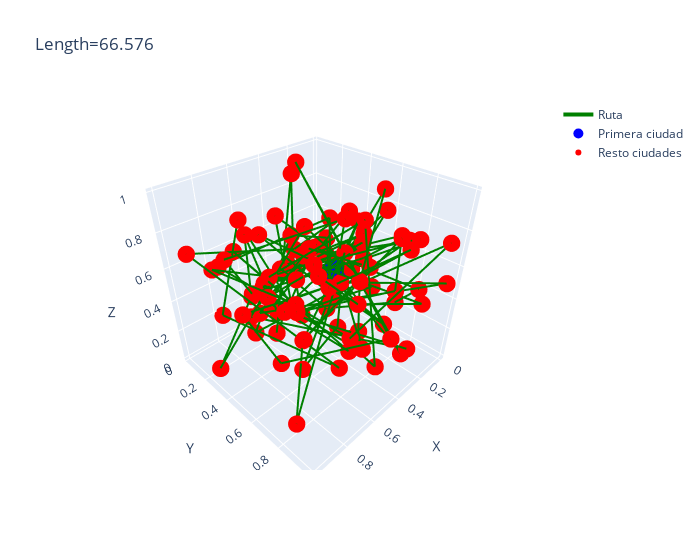

Notebook cell for this chart:
### Markdown cell above
## **Visual test**

### Code cell
def draw(solution: list[list]):
    bucle = solution + [solution[0]]  # Crear el bucle que cierra la ruta
    c = np.array(bucle)
    x = c[:, 0]
    y = c[:, 1]
    z = c[:, 2]

    dist = globaldist(bucle)
    title = 'Length=%5.3f' % dist

    fig = go.Figure()
    fig.add_trace(go.Scatter3d(x=x, y=y, z=z, mode='lines', line=dict(color='green', width=4), name='Ruta'))
    fig.add_trace(go.Scatter3d(x=[x[0]], y=[y[0]], z=[z[0]],    mode='markers', marker=dict(color='blue', size=10), name='Primera ciudad'))
    fig.add_trace(go.Scatter3d(x=x[1:-1], y=y[1:-1], z=z[1:-1], mode='markers', marker=dict(color='red', size=6), name='Resto ciudades'))

    fig.update_layout(
        title=title,
        scene=dict(
            xaxis_title='X',
            yaxis_title='Y',
            zaxis_title='Z'
        ),
        width=700,  # Ancho de la figura
        height=550,  # Alto de la figura
        showlegend=True
    )
    fig.show()

draw(cities)
